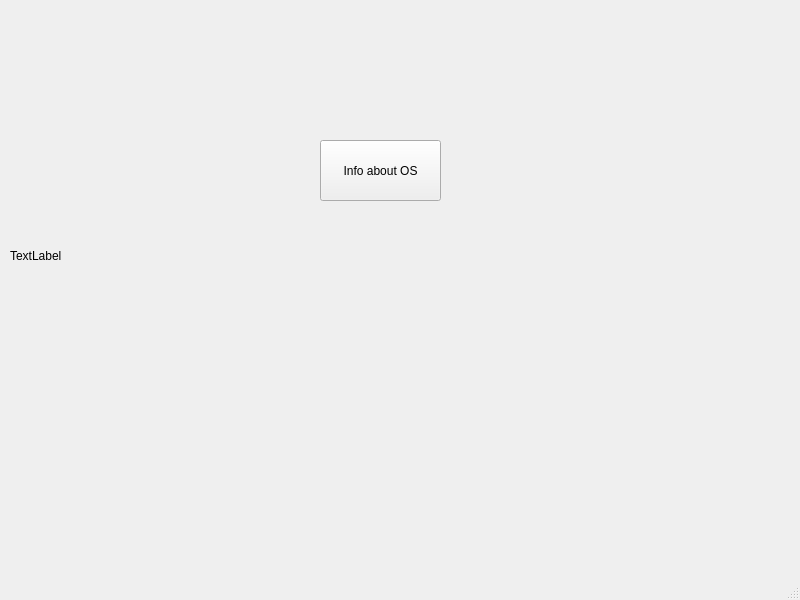
<?xml version="1.0" encoding="UTF-8"?>
<ui version="4.0">
 <class>InfoOS</class>
 <widget class="QMainWindow" name="InfoOS">
  <property name="geometry">
   <rect>
    <x>0</x>
    <y>0</y>
    <width>800</width>
    <height>600</height>
   </rect>
  </property>
  <property name="windowTitle">
   <string>InfoOS</string>
  </property>
  <widget class="QWidget" name="centralwidget">
   <widget class="QLabel" name="sysOutput">
    <property name="geometry">
     <rect>
      <x>10</x>
      <y>0</y>
      <width>661</width>
      <height>511</height>
     </rect>
    </property>
    <property name="text">
     <string>TextLabel</string>
    </property>
   </widget>
   <widget class="QPushButton" name="go">
    <property name="geometry">
     <rect>
      <x>320</x>
      <y>140</y>
      <width>121</width>
      <height>61</height>
     </rect>
    </property>
    <property name="text">
     <string>Info about OS</string>
    </property>
   </widget>
  </widget>
  <widget class="QMenuBar" name="menubar">
   <property name="geometry">
    <rect>
     <x>0</x>
     <y>0</y>
     <width>800</width>
     <height>26</height>
    </rect>
   </property>
  </widget>
  <widget class="QStatusBar" name="statusbar"/>
 </widget>
 <resources/>
 <connections/>
</ui>
